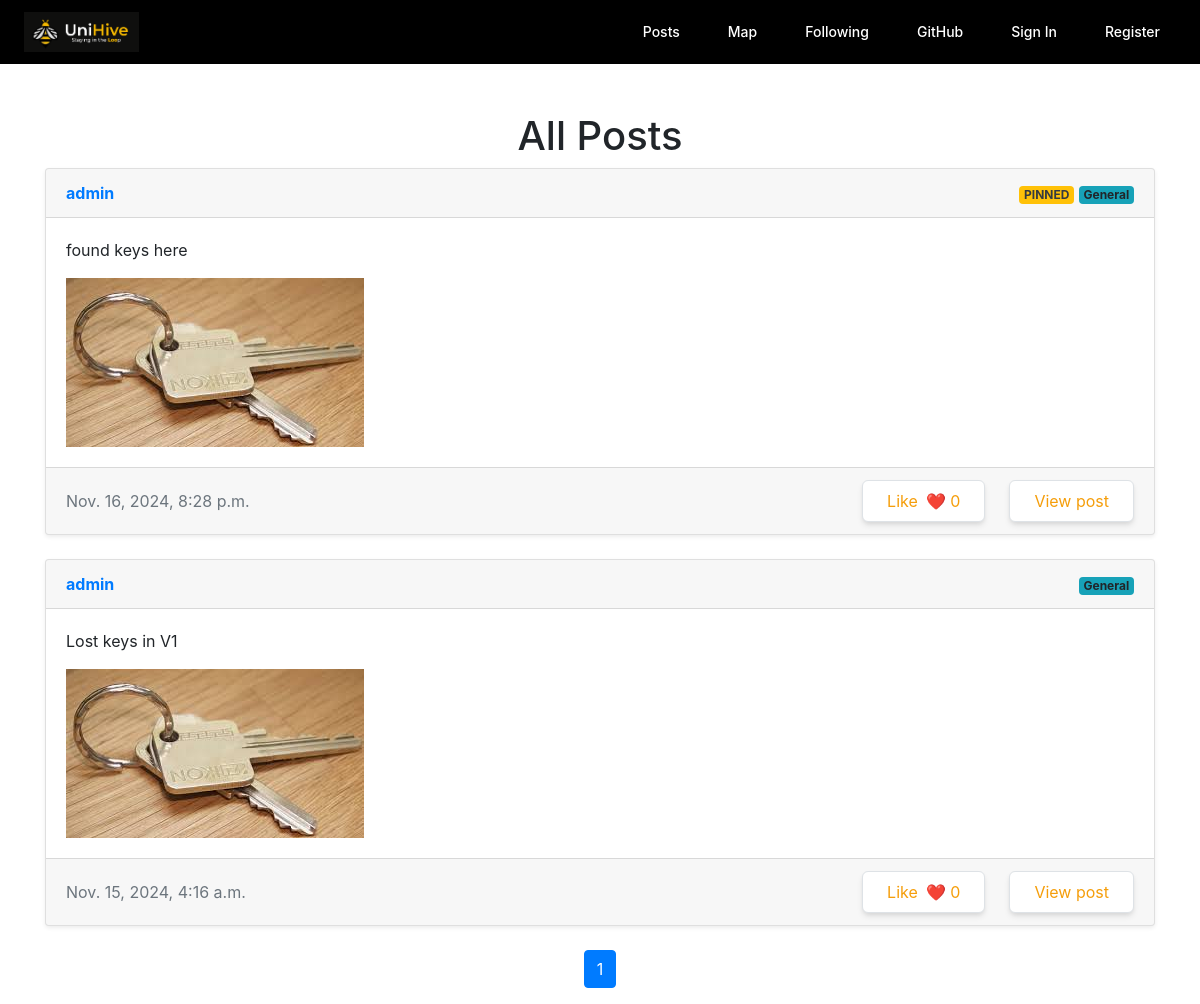
/posts, run on an earlier commit of the app's database.
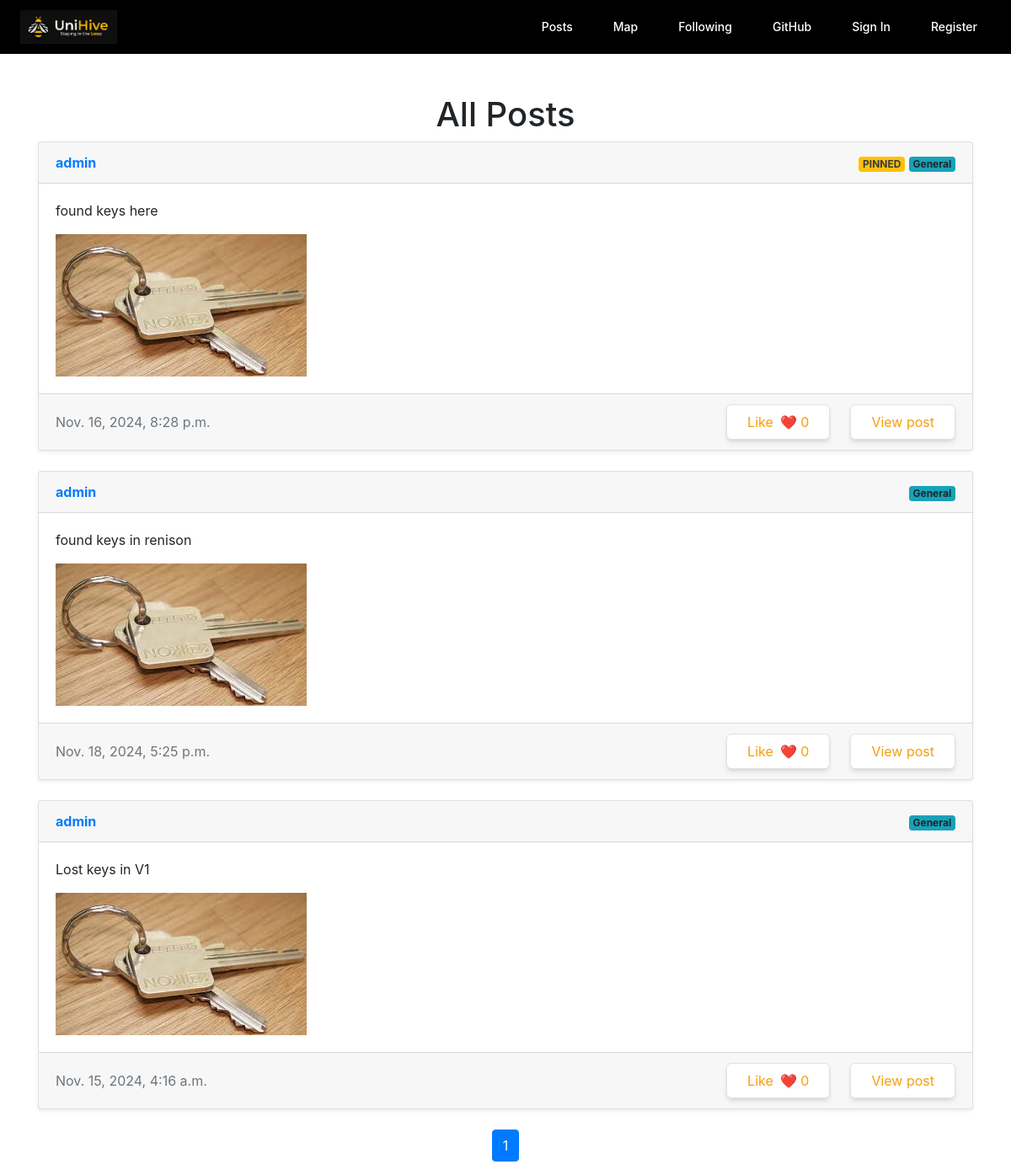
And on a later commit of the database.
### network/models.py (models this page shows)
class Post(models.Model):
    poster = models.ForeignKey(User, on_delete=models.CASCADE)
    content = models.TextField()
    time = models.DateTimeField(auto_now_add=True)
    likes = models.ManyToManyField(User, blank=True, related_name="liked")
    found = models.BooleanField(default=False)
    picture = models.ImageField(upload_to='pictures/', blank=True, null=True)
    latitude = models.FloatField(default=43.4722893)
    longitude = models.FloatField(default=-80.5474325)
    pinned = models.BooleanField(default=False)

class User(AbstractUser):
    pass

### network/views.py (the view)
# urls.py: path('posts',views.posts, name='posts')
def posts(request):
    post_list = Post.objects.all().order_by('-pinned', '-time')
    new_type = []
    for post in post_list:
        is_liked = post.likes.filter(id=request.user.id).exists()
        new_type.append({"post": post, "is_liked": is_liked})
    paginator = Paginator(new_type, 10)
    page_number = request.GET.get('page')
    page_obj = paginator.get_page(page_number)
    return render(request, 'network/posts.html', {'page_obj': page_obj})

### network/templates/network/posts.html (shortened to what this page needs)
{% extends "network/layout.html" %}
{% load static %}
{% block body %}
<div class="container mt-5">
    <h1 class="text-center">All Posts</h1>
    {% for type in page_obj %}
    <div class="card mb-4 shadow-sm">
        <div class="card-header d-flex justify-content-between align-items-center">
            <div>
                <a href="{% url 'view_profile' type.post.poster.username %}">
                    <b>{{ type.post.poster.username }}</b>
                </a>
            </div>
            <div>
                {% if type.post.pinned %}
                    <span class="badge bg-warning text-dark">PINNED</span>
                {% endif %}
                <span class="badge bg-info">{{ type.post.category|default:"General" }}</span>
            </div>
        </div>
        <div class="card-body">
            <p class="card-text">{{ type.post.content }}</p>
            {% if type.post.picture %}
                <img src="{{ type.post.picture.url }}" class="img-fluid" alt="Post Image">
            {% endif %}
        </div>
        <div class="card-footer d-flex justify-content-between align-items-center">
            <div>
                <span class="text-muted">{{ type.post.time }}</span>
            </div>
                <div class="flex items-center space-x-6">
                    {% if type.is_liked %}
                        <div class="flex items-center space-x-4">
                            <a href="#"
                            class="unlike-button bg-yellow-500 text-white px-6 py-2 rounded-md shadow-md hover:bg-yellow-600 transition duration-200 flex items-center"
                            data-id="{{ type.post.id }}">
                                Unlike
                                <span class="ml-2 likes-count" data-id="{{ type.post.id }}">❤️ {{ type.post.likes.count }}</span>
                            </a>
                            <a href="#"
                            class="like-button bg-white text-yellow-500 border border-yellow-500 px-6 py-2 rounded-md shadow-md hover:bg-gray-100 transition duration-200 hidden flex items-center"
                            data-id="{{ type.post.id }}">
                                Like
                                <span class="ml-2 likes-count" data-id="{{ type.post.id }}">❤️ {{ type.post.likes.count }}</span>
                            </a>
                        </div>
                    {% else %}
                        <div class="flex items-center space-x-4">
                            <a href="#"
                            class="like-button bg-white text-yellow-500 border border-yellow-500 px-6 py-2 rounded-md shadow-md hover:bg-gray-100 transition duration-200 flex items-center"
                            data-id="{{ type.post.id }}">
                                Like
                                <span class="ml-2 likes-count" data-id="{{ type.post.id }}">❤️ {{ type.post.likes.count }}</span>
                            </a>
                        </div>
                    {% endif %}
                    <a href="{% url 'postpage' type.post.id %}" class="bg-white text-yellow-500 border border-yellow-500 px-6 py-2 rounded-md shadow-md hover:bg-gray-100 transition duration-200 flex items-center">View post</a>
                </div>
        </div>
    </div>
    {% empty %}
    <p class="text-center">No posts available.</p>
    {% endfor %}
    <nav aria-label="Page navigation">
        <ul class="pagination justify-content-center">
            <li class="page-item active"><a class="page-link">{{ page_obj.number }}</a></li>
        </ul>
    </nav>
</div>
{% endblock %}

### network/templates/network/layout.html (shortened to what this page needs)
{% load static %}
<!DOCTYPE html>
<html lang="en">
    <head>
        <link href="https://cdn.jsdelivr.net/npm/tailwindcss@2.2.19/dist/tailwind.min.css" rel="stylesheet">
        <link rel="stylesheet" href="https://stackpath.bootstrapcdn.com/bootstrap/4.4.1/css/bootstrap.min.css">
        <link href="{% static 'network/styles.css' %}" rel="stylesheet">
    </head>
    <body>
        <nav class="bg-black text-white">
            <div class="max-w-7xl mx-auto px-4 sm:px-6 lg:px-8">
                <div class="flex items-center justify-between h-16">
                    <div class="flex-shrink-0">
                        <a href="#">
                            <img src="{% static 'pictures/Logo.png' %}" alt="UniHive Logo" class="h-10">
                        </a>
                    </div>
                    <div class="hidden lg:flex lg:items-center lg:space-x-4">
                        <a href="{% url 'posts' %}" class="px-3 py-2 rounded-md text-sm font-medium hover:text-yellow-500 text-white">Posts</a>
                        <a href="{% url 'maps' %}" class="px-3 py-2 rounded-md text-sm font-medium hover:text-yellow-500 text-white">Map</a>
                        <a href="{% url 'following' %}" class="px-3 py-2 rounded-md text-sm font-medium hover:text-yellow-500 text-white">Following</a>
                        <a href="https://github.com/chezeng/UniHive" target="_blank" rel="noopener noreferrer"
                            class="px-3 py-2 rounded-md text-sm font-medium hover:text-yellow-500 text-white">GitHub</a>
                        {% if user.is_authenticated %}
                            <a href="{% url 'logout' %}" class="px-3 py-2 rounded-md text-sm font-medium hover:text-yellow-500 text-white">Logout</a>
                        {% else %}
                            <a href="{% url 'login' %}" class="px-3 py-2 rounded-md text-sm font-medium hover:text-yellow-500 text-white">Sign In</a>
                            <a href="{% url 'register' %}" class="px-3 py-2 rounded-md text-sm font-medium hover:text-yellow-500 text-white">Register</a>
                        {% endif %}
                    </div>
                </div>
            </div>
        </nav>
        <div class="body">
            {% block body %}
            {% endblock %}
        </div>
    </body>
</html>

What changed in the data, as far as the page shows it:
added Post: post.poster.username "admin", post.category "General", post.content "found keys in renison", post.picture (picture), post.time "Nov. 18, 2024, 5:25 p.m.", post.likes.count "0"
